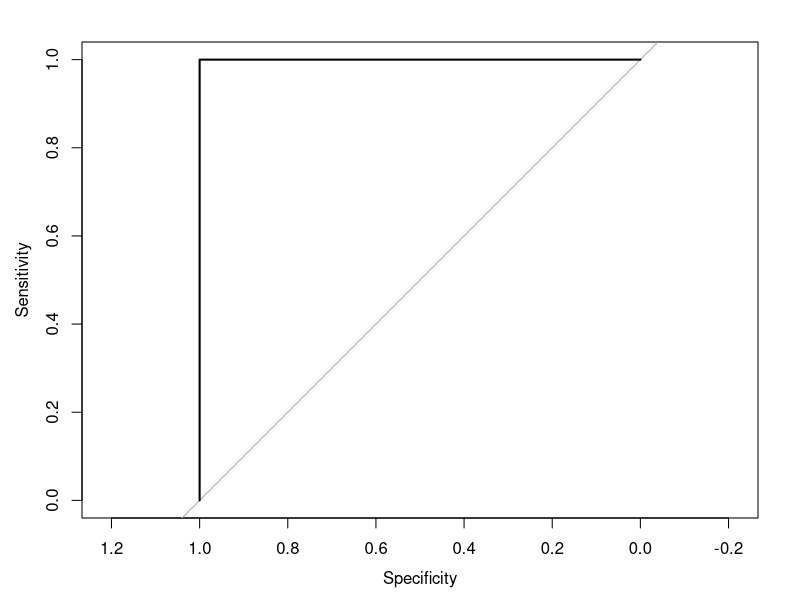
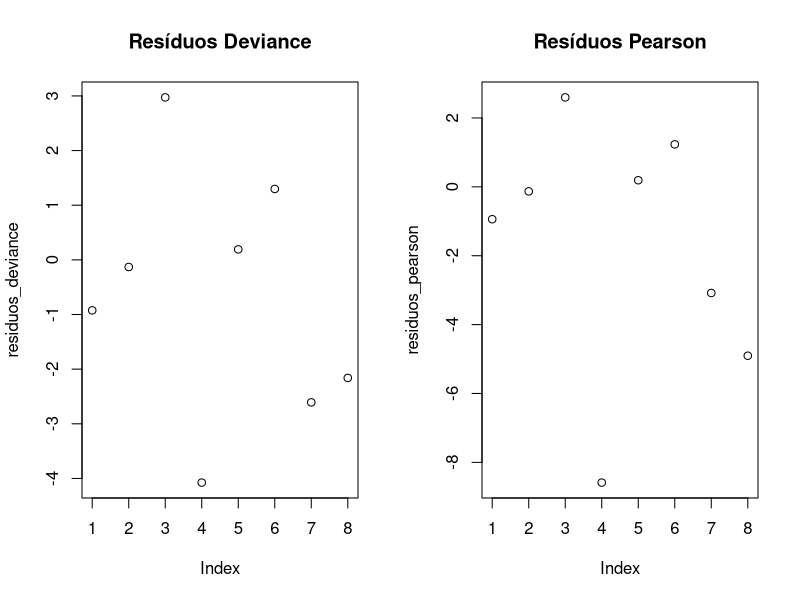
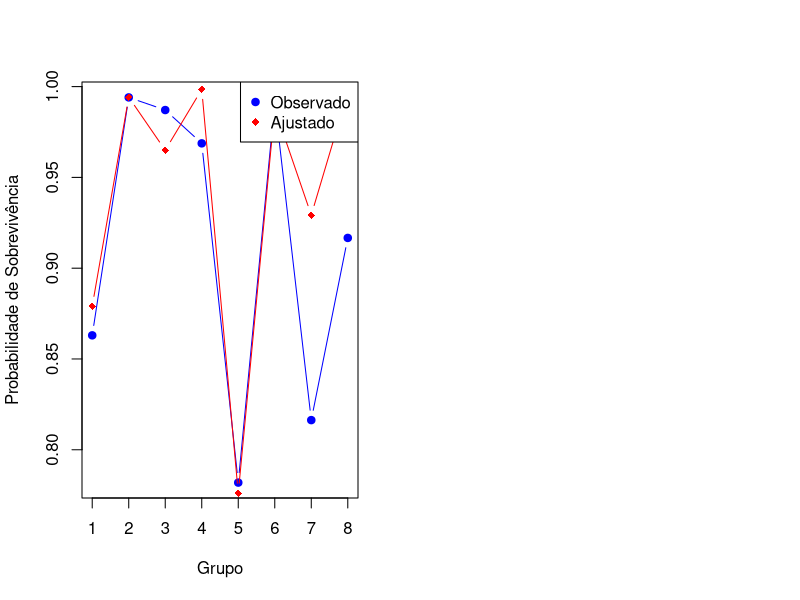

R code for these plots, in order:
# Dados da tabela
dados <- data.frame(
  Idade = rep(c("< 30", "30+"), each = 4),
  Cigarros = rep(c("< 5", "5+"), times = 4),
  Gestacao = rep(c("<= 260", "> 260"), times = 2, each = 2),
  Nao_sobreviveu = c(50, 24, 6, 4, 41, 14, 9, 1),
  Sobreviveu = c(315, 4012, 459, 124, 147, 1594, 40, 11)
)

# Variável resposta (sobrevivência)
dados$Total <- dados$Nao_sobreviveu + dados$Sobreviveu
dados$Sobrev <- cbind(dados$Sobreviveu, dados$Nao_sobreviveu)

# Ajuste do modelo logístico
modelo <- glm(Sobrev ~ Idade + Cigarros + Gestacao, family = binomial(link = "logit"), data = dados)

# Resumo do modelo
summary(modelo)

# Curva ROC
library(pROC)
probabilidades <- predict(modelo, type = "response")
roc_curve <- roc(dados$Sobreviveu / dados$Total, probabilidades)
plot(roc_curve)
auc(roc_curve) # AUC

# Resíduos deviance e Pearson
residuos_deviance <- residuals(modelo, type = "deviance")
residuos_pearson <- residuals(modelo, type = "pearson")
par(mfrow = c(1, 2))
plot(residuos_deviance, main = "Resíduos Deviance")
plot(residuos_pearson, main = "Resíduos Pearson")

# Razões de chances
exp(coef(modelo))

# Novos dados
nova_pessoa <- data.frame(Idade = "< 30", Cigarros = "5+", Gestacao = "> 260")

# Probabilidade estimada
prob_sobrev <- predict(modelo, newdata = nova_pessoa, type = "response")
prob_sobrev

# Gráfico com as curvas ajustadas e observadas
plot(dados$Sobreviveu / dados$Total, type = "b", col = "blue", pch = 19, ylab = "Probabilidade de Sobrevivência", xlab = "Grupo")
lines(probabilidades, type = "b", col = "red", pch = 18)
legend("topright", legend = c("Observado", "Ajustado"), col = c("blue", "red"), pch = c(19, 18))
